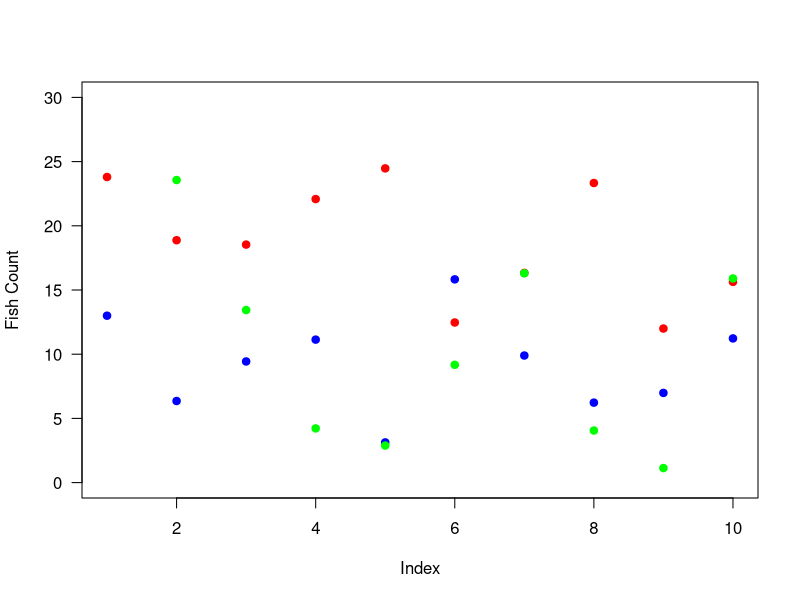

This chart was generated by the following R code:
############################
# CreateData.r
# Project: GitHubTestProject.Rproj

# File description: A file that creates a small data set and calculates some statistics

# Created: January 4, 2016
# R Version: 3.2.0
# GitHub: Yes
# Author: A Putt
############################

# Make some data
fishes <- data.frame(index = 1:10, redfish = rnorm(10,20,5), bluefish = rnorm(10,10,3), greenfish = rnorm(10,10,10))

# Plot the data
plot(fishes$index,fishes$bluefish,col="blue",pch=19,xlab="",ylab="",ylim=c(0,30),las=1)
points(fishes$index,fishes$redfish,col="red",pch=19)
points(fishes$index,fishes$greenfish,col="green",pch=19)
mtext(side=1,text="Index",line=3)
mtext(side=2,text="Fish Count",line=3)


# Create some text I might want to get rid of
# Another line
